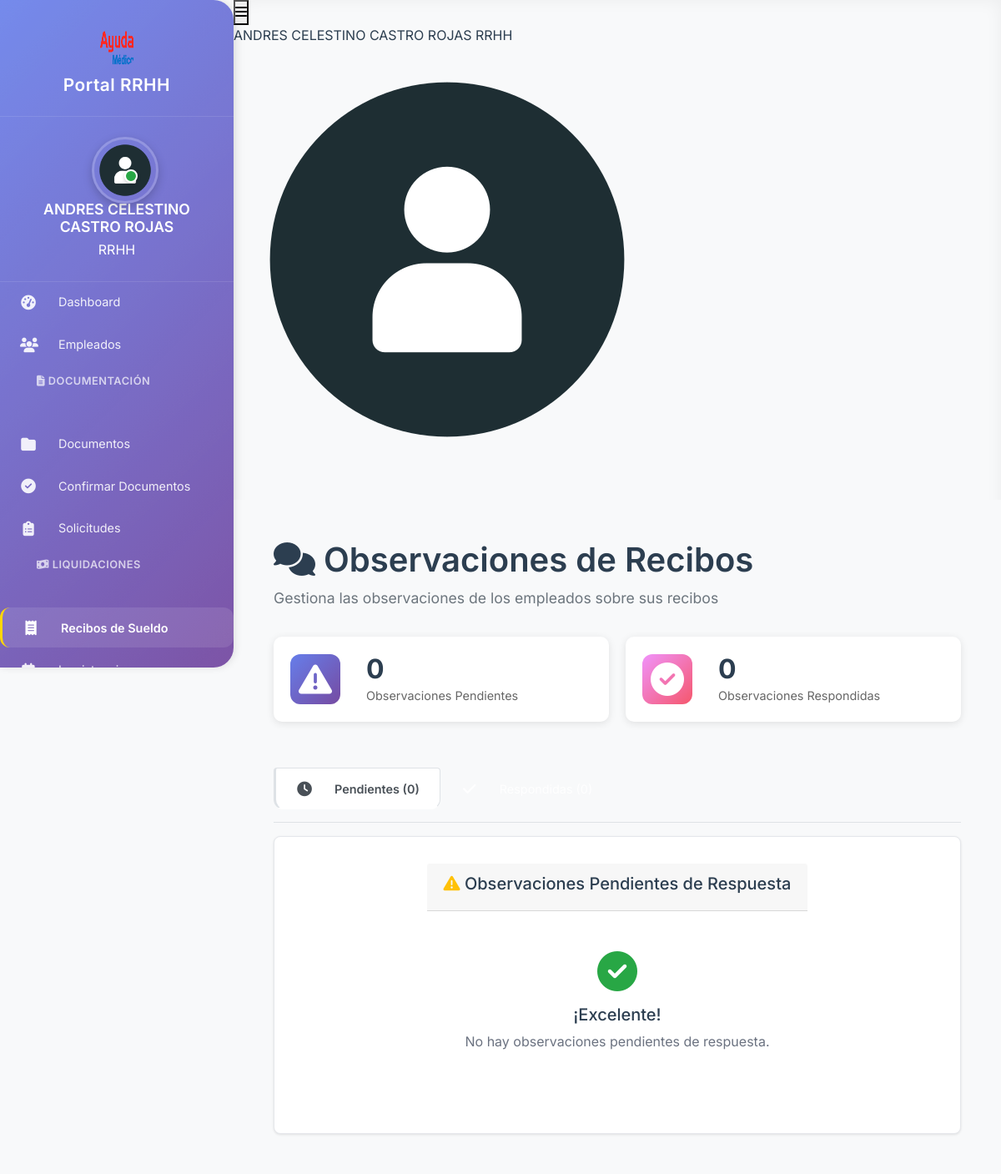
Page /rrhh/recibos/observaciones/ (signed in) on the earlier database version.
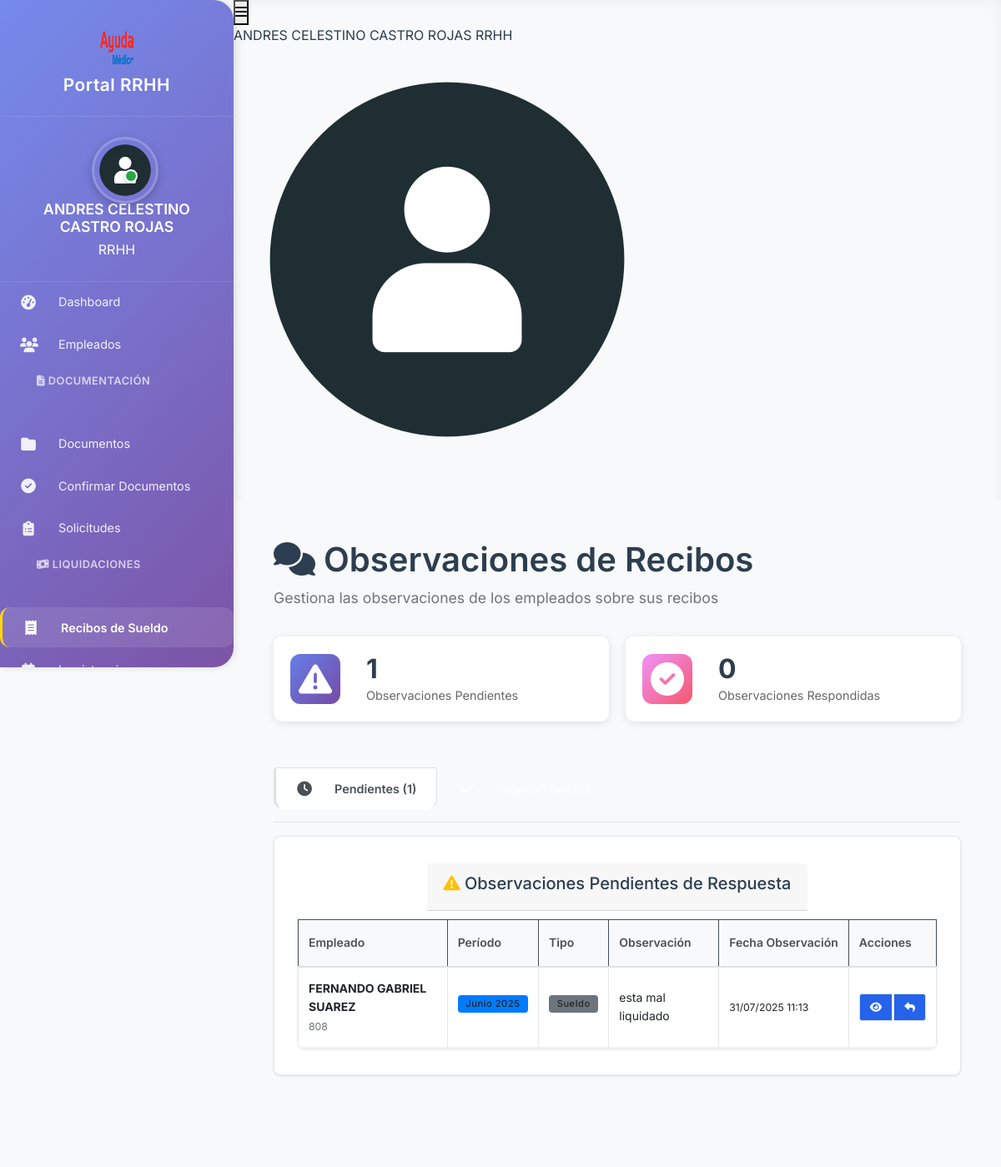
Same page on the later database version.
### apps/recibos/models.py (models this page shows, shortened)
class ReciboSueldo(models.Model):
    ESTADO_CHOICES = [
        ('pendiente', 'Pendiente de Firma'),
        ('observado', 'Observado por Empleado'),
        ('respondido', 'Observación Respondida por RRHH'),
        ('firmado', 'Firmado'),
        ('vencido', 'Vencido'),
        ('no_encontrado', 'Recibo No Encontrado'),
    ]
    PERIODO_CHOICES = [
        ('enero', 'Enero'),
        ('febrero', 'Febrero'),
        ('marzo', 'Marzo'),
        ('abril', 'Abril'),
        ('mayo', 'Mayo'),
        ('junio', 'Junio'),
        ('julio', 'Julio'),
        ('agosto', 'Agosto'),
        ('septiembre', 'Septiembre'),
        ('octubre', 'Octubre'),
        ('noviembre', 'Noviembre'),
        ('diciembre', 'Diciembre'),
    ]
    TIPO_RECIBO_CHOICES = [
        ('sueldo', 'Sueldo'),
        ('sac_1', 'SAC 1'),
        ('sac_2', 'SAC 2'),
    ]
    empleado = models.ForeignKey(Empleado, on_delete=models.CASCADE, related_name='recibos_sueldo')
    periodo = models.CharField(max_length=20, choices=PERIODO_CHOICES)
    anio = models.IntegerField()
    tipo_recibo = models.CharField(max_length=10, choices=TIPO_RECIBO_CHOICES, default='sueldo')
    fecha_emision = models.DateTimeField(auto_now_add=True)
    fecha_vencimiento = models.DateTimeField()  # Fecha límite para firmar
    fecha_firma = models.DateTimeField(null=True, blank=True)
    archivo_pdf = models.FileField(upload_to='recibos_sueldo/', help_text='PDF del recibo original para firmar')
    archivo_pdf_centromedica = models.FileField(upload_to='recibos_centromedica/', blank=True, null=True, help_text='PDF firmado por Centromédica que el empleado visualiza')
    archivo_firmado = models.FileField(upload_to='recibos_firmados/', blank=True, null=True, help_text='PDF firmado digitalmente por el empleado')
    estado = models.CharField(max_length=20, choices=ESTADO_CHOICES, default='pendiente')
    observaciones_empleado = models.TextField(blank=True, help_text='Observaciones del empleado sobre el recibo')
    fecha_observacion = models.DateTimeField(null=True, blank=True, help_text='Fecha cuando el empleado hizo la observación')
    observaciones_rrhh = models.TextField(blank=True, help_text='Respuesta de RRHH a las observaciones')
    fecha_respuesta_rrhh = models.DateTimeField(null=True, blank=True, help_text='Fecha de respuesta de RRHH')
    respondido_por = models.ForeignKey(User, on_delete=models.SET_NULL, null=True, blank=True, related_name='observaciones_respondidas')
    sueldo_bruto = models.DecimalField(max_digits=10, decimal_places=2, null=True, blank=True)
    descuentos = models.DecimalField(max_digits=10, decimal_places=2, null=True, blank=True)
    sueldo_neto = models.DecimalField(max_digits=10, decimal_places=2, null=True, blank=True)
    subido_por = models.ForeignKey(User, on_delete=models.SET_NULL, null=True, blank=True, related_name='recibos_subidos')
    fecha_subida = models.DateTimeField(auto_now_add=True)
    class Meta:
        verbose_name = "Recibo de Sueldo"
        verbose_name_plural = "Recibos de Sueldo"
        ordering = ['anio', 'periodo']  # Orden cronológico correcto
        unique_together = ['empleado', 'periodo', 'anio', 'tipo_recibo']

### apps/empleados/models.py (models this page shows, shortened)
class Empleado(models.Model):
    TIPO_CONTRATO_CHOICES = [
        ('tiempo_completo', 'Tiempo completo'),
        ('tiempo_parcial', 'Tiempo parcial'),
        ('freelance', 'Freelance'),
    ]
    PARENTESCO_CHOICES = [
        ('esposo/a', 'Esposo/a'),
        ('hijo/a', 'Hijo/a'),
        ('padre/madre', 'Padre/Madre'),
        ('hermano/a', 'Hermano/a'),
        ('otro', 'Otro'),
    ]
    user = models.OneToOneField(User, on_delete=models.CASCADE)
    es_rrhh = models.BooleanField(default=False, verbose_name="¿Es RRHH?", help_text="Marcar si este usuario pertenece al área de RRHH y debe acceder al panel de gestión RRHH.")
    is_active = models.BooleanField(default=True, verbose_name="Empleado Activo", help_text="Indica si el empleado está activo. Los empleados inactivos no aparecen en las cargas masivas de recibos.")
    legajo = models.CharField(max_length=20, unique=True)
    numero_legajo = models.IntegerField(null=True, blank=True, help_text="Número de legajo para facilitar búsquedas")
    dni = models.CharField(max_length=20)
    cuil = models.CharField(max_length=15, blank=True)  # Nuevo campo CUIL
    fecha_nacimiento = models.DateField(null=True, blank=True)
    telefono = models.CharField(max_length=20, blank=True)
    foto_perfil = models.ImageField(upload_to='perfiles/', blank=True, null=True)
    puesto = models.CharField(max_length=100, blank=True)
    departamento = models.CharField(max_length=100, blank=True)
    supervisor = models.CharField(max_length=100, blank=True)
    tipo_contrato = models.CharField(max_length=20, choices=TIPO_CONTRATO_CHOICES, default='tiempo_completo')
    salario = models.DecimalField(max_digits=10, decimal_places=2, null=True, blank=True)
    fecha_contrato = models.DateField(null=True, blank=True)
    contacto_emergencia = models.CharField(max_length=100, blank=True)
    telefono_emergencia = models.CharField(max_length=20, blank=True)
    relacion_emergencia = models.CharField(max_length=50, blank=True)
    firma_imagen = models.ImageField(upload_to='firmas/', blank=True, null=True)
    firma_pin = models.CharField(max_length=6, blank=True)
    debe_cambiar_password = models.BooleanField(default=False, verbose_name="Debe cambiar contraseña",
                                               help_text="Marcar si el usuario debe cambiar su contraseña en el próximo login")
    class Meta:
        verbose_name = "Empleado"
        verbose_name_plural = "Empleados"

### apps/rrhh/views.py (the view)
# urls.py: path('recibos/observaciones/', views.ObservacionesRecibosListView.as_view(), name='observaciones_recibos'),
class ObservacionesRecibosListView(LoginRequiredMixin, TemplateView):
    template_name = 'rrhh/observaciones_recibos.html'
    def dispatch(self, request, *args, **kwargs):
        try:
            empleado = Empleado.objects.get(user=request.user)
            if not empleado.es_rrhh:
                messages.error(request, "No tienes permisos para acceder a esta página.")
                return redirect('empleados:dashboard')
        except Empleado.DoesNotExist:
            messages.error(request, "Usuario no encontrado.")
            return redirect('empleados:dashboard')
        return super().dispatch(request, *args, **kwargs)
    def get_context_data(self, **kwargs):
        context = super().get_context_data(**kwargs)
        from apps.recibos.models import ReciboSueldo
        recibos_observados = ReciboSueldo.objects.filter(
            estado='observado'
        ).select_related('empleado__user').order_by('-fecha_observacion')
        recibos_respondidos = ReciboSueldo.objects.filter(
            estado='respondido'
        ).select_related('empleado__user').order_by('-fecha_respuesta_rrhh')
        context.update({
            'recibos_observados': recibos_observados,
            'recibos_respondidos': recibos_respondidos,
            'total_observaciones_pendientes': recibos_observados.count(),
            'total_observaciones_respondidas': recibos_respondidos.count(),
        })
        return context

### proyecto_rrhh/context_processors.py (called while the page is built)
def empleado_info(request):
    context = {}
    if request.user.is_authenticated:
        try:
            empleado = Empleado.objects.get(user=request.user)
            context['empleado'] = empleado
            notificaciones_count = Notificacion.objects.filter(
                destinatario=empleado,
                leida=False
            ).count()
            context['notificaciones_count'] = notificaciones_count
        except Empleado.DoesNotExist:
            context['empleado'] = None
            context['notificaciones_count'] = 0
    return context

### templates/rrhh/observaciones_recibos.html (shortened to what the changed rows need)
{% extends 'rrhh/base_rrhh.html' %}
{% block content %}
<div class="rrhh-dashboard-content">
    <div class="dashboard-header">
        <h1><i class="fas fa-comments"></i> Observaciones de Recibos</h1>
    </div>
    <div class="dashboard-stats mb-4">
        <div class="stat-card text-warning">
            <div class="stat-content">
                <h3>{{ total_observaciones_pendientes }}</h3>
                <p>Observaciones Pendientes</p>
            </div>
        </div>
    </div>
    <ul class="nav nav-tabs" id="observacionesTabs" role="tablist">
        <li class="nav-item" role="presentation">
            <button class="nav-link active" id="pendientes-tab" data-bs-toggle="tab" data-bs-target="#pendientes" type="button" role="tab">
                <i class="fas fa-clock"></i> Pendientes ({{ total_observaciones_pendientes }})
            </button>
        </li>
    </ul>
    <div class="tab-content" id="observacionesTabsContent">
        <div class="tab-pane fade show active" id="pendientes" role="tabpanel">
            <div class="card mt-3">
                <div class="card-body p-0">
                    {% if recibos_observados %}
                        <div class="table-responsive">
                            <table class="table table-hover mb-0">
                                <thead class="table-dark">
                                    <tr>
                                        <th>Empleado</th>
                                        <th>Período</th>
                                        <th>Tipo</th>
                                        <th>Observación</th>
                                        <th>Fecha Observación</th>
                                        <th>Acciones</th>
                                    </tr>
                                </thead>
                                <tbody>
                                    {% for recibo in recibos_observados %}
                                    <tr>
                                        <td>
                                            <strong>{{ recibo.empleado.user.get_full_name }}</strong><br>
                                            <small class="text-muted">{{ recibo.empleado.legajo }}</small>
                                        </td>
                                        <td>
                                            <span class="badge bg-primary">{{ recibo.get_periodo_display }} {{ recibo.anio }}</span>
                                        </td>
                                        <td>
                                            {% if recibo.tipo_recibo == 'sueldo' %}
                                                <span class="badge bg-secondary">Sueldo</span>
                                            {% elif recibo.tipo_recibo == 'sac_1' %}
                                                <span class="badge bg-info">SAC 1</span>
                                            {% elif recibo.tipo_recibo == 'sac_2' %}
                                                <span class="badge bg-warning">SAC 2</span>
                                            {% endif %}
                                        </td>
                                        <td>
                                            <div class="observacion-texto">
                                                {{ recibo.observaciones_empleado|truncatewords:15 }}
                                            </div>
                                        </td>
                                        <td>
                                            <small>{{ recibo.fecha_observacion|date:"d/m/Y H:i" }}</small>
                                        </td>
                                        <td>
                                            <div class="btn-group btn-group-sm" role="group">
                                                <a href="{% url 'rrhh:ver_recibo_rrhh' recibo.id %}"
                                                   class="btn btn-outline-primary"
                                                   target="_blank"
                                                   title="Ver Recibo">
                                                    <i class="fas fa-eye"></i>
                                                </a>
                                                <button class="btn btn-success"
                                                        onclick="responderObservacion({{ recibo.id }})"
                                                        title="Responder">
                                                    <i class="fas fa-reply"></i>
                                                </button>
                                            </div>
                                        </td>
                                    </tr>
                                    {% endfor %}
                                </tbody>
                            </table>
                        </div>
                    {% else %}
                        <div class="text-center py-5">
                            <i class="fas fa-check-circle fa-3x text-success mb-3"></i>
                            <h5>¡Excelente!</h5>
                            <p class="text-muted">No hay observaciones pendientes de respuesta.</p>
                        </div>
                    {% endif %}
                </div>
            </div>
        </div>
    </div>
</div>
{% endblock %}

Differences in the rows shown:
added ReciboSueldo: empleado.user.get_full_name "FERNANDO GABRIEL SUAREZ", empleado.legajo "808", periodo "Junio", anio "2025", tipo_recibo "Sueldo", observaciones_empleado "esta mal liquidado", fecha_observacion "31/07/2025 11:13"
Other differences:
{{ total_observaciones_pendientes }}: "0" → "1"
text no longer shown: "¡Excelente! No hay observaciones pendientes de respuesta."
text now shown: "Empleado Período Tipo Observación Fecha Observación Acciones"
